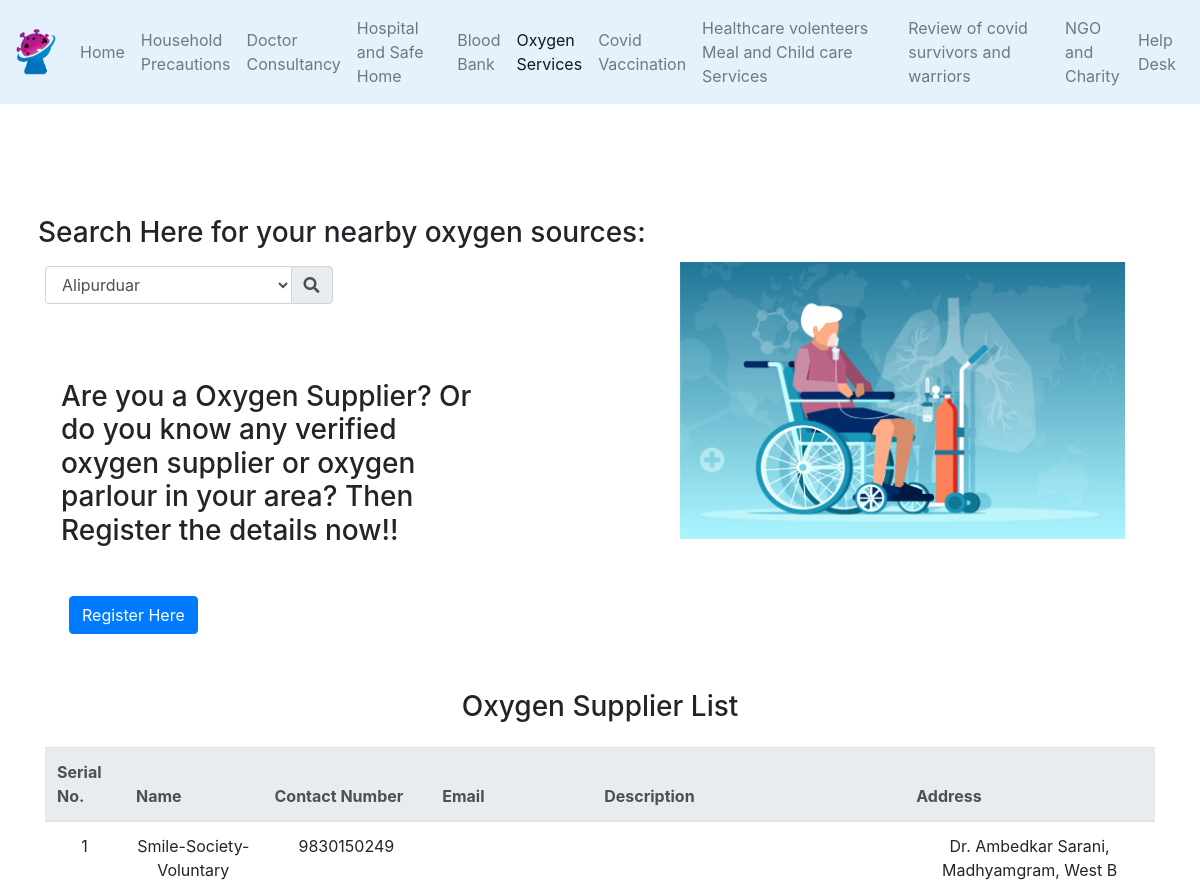
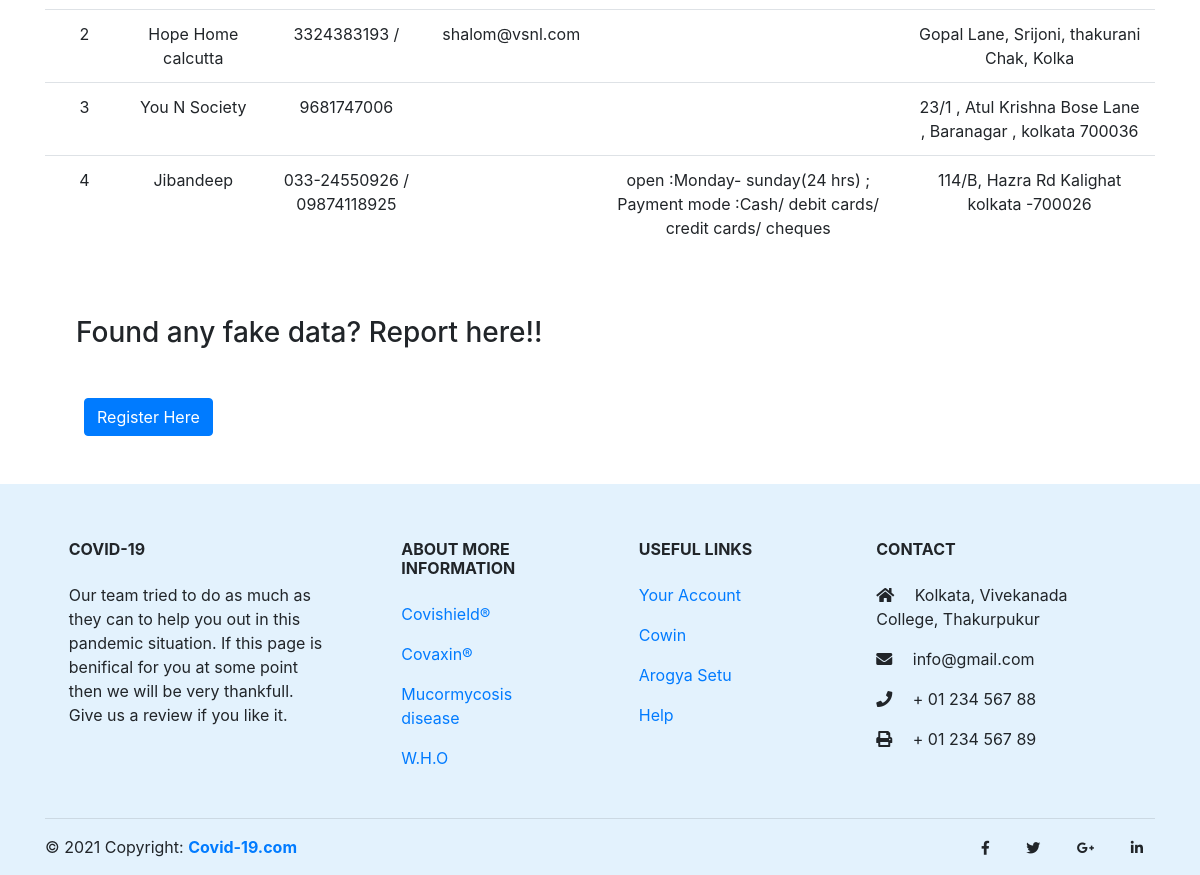
/frontend/oxygen.php, run on the app's committed database (2 pictures, top to bottom).
### tables this page shows
CREATE TABLE `service_providers` (
  `id` int(23) NOT NULL,
  `service_id` int(23) NOT NULL,
  `name` varchar(255) NOT NULL,
  `contact` varchar(255) NOT NULL,
  `email` varchar(255) NOT NULL,
  `description` varchar(255) NOT NULL,
  `district` varchar(23) NOT NULL,
  `address` varchar(255) NOT NULL
);

### frontend/oxygen.php (the view, shortened to what this page needs)
<?php
include("connection.php");?>
<!DOCTYPE html>
<html>
<head>
  <link rel="stylesheet" href="https://maxcdn.bootstrapcdn.com/bootstrap/4.0.0/css/bootstrap.min.css"
>
  <link rel="stylesheet" href="https://cdnjs.cloudflare.com/ajax/libs/font-awesome/5.15.3/css/brands.min.css"
 />
  <link rel="stylesheet" href="https://cdnjs.cloudflare.com/ajax/libs/font-awesome/5.15.3/css/all.min.css"
 />
  <link rel="stylesheet" href="css/styles.css">
</head>
<body>
  <header class="">
    <nav class="navbar navbar-light   navbar-expand-lg" style="background-color: #e3f2fd;">
      <a class="navbar-brand" href="index.html"><img class="logo w-100" src="./images/project_logo.png" /></a>
      <div class="collapse navbar-collapse" id="navbarSupportedContent">
        <ul class="navbar-nav mr-auto">
          <li class="nav-item">
            <a class="nav-link" aria-current="page" href="index.php">Home</a>
          </li>
          <li class="nav-item">
            <a class="nav-link" aria-current="page" href="household.html">Household Precautions</a>
          </li>
          <li class="nav-item">
            <a class="nav-link " aria-current="page" href="./Doctor/consult.php">Doctor Consultancy</a>
          </li>
          <li class="nav-item">
            <a class="nav-link " aria-current="page" href="./HospitalAndSafehome/src/hospital.php">Hospital and Safe Home</a>
          </li>
          <li class="nav-item">
            <a class="nav-link " aria-current="page" href="./BloodBank/blood_bank.php">Blood Bank</a>
          </li>
          <li class="nav-item">
            <a class="nav-link active" aria-current="page" href="oxygen.php">Oxygen Services</a>
          </li>
          <li class="nav-item">
            <a class="nav-link " aria-current="page" href="vaccination.html">Covid Vaccination</a>
          </li>
          <li class="nav-item">
            <a class="nav-link  " aria-current="page" href="meal and childcare.php">Healthcare volenteers Meal and
              Child
              care
              Services</a>
          </li>
          <li class="nav-item">
            <a class="nav-link " aria-current="page" href="./ReviewOfCovidSurvivorsAndWarriors/src/reviews.php">Review of covid survivors and warriors</a>
          </li>
          <li class="nav-item">
            <a class="nav-link " aria-current="page" href="ngo-charity.php">NGO and Charity</a>
          </li>
          <li class="nav-item">
            <a class="nav-link " aria-current="page" href="help.php">Help Desk</a>
          </li>
        </ul>
      </div>
    </nav>
  </header>
  <div class="container  pt-2">
    <div class="row mt-5">
      <div class="col-12 col-md-7 row">
        <div class="h3 mt-5 p-2 ">
          Search Here for your nearby oxygen sources:</div>
        <div class="col-md-6 mb-4">
          <div class="input-group md-form form-sm form-2 pl-0">
          <select class="form-control">
              <option value="Alipurduar">Alipurduar</option>
              </select>
              <div class="input-group-append">
              <span class="input-group-text amber lighten-3" id="basic-text1"><i class="fas fa-search text-grey"
                  aria-hidden="true"></i></span>
            </div>
          </div>
        </div>
        <div class="h3 col-12 col-md-9 mt-1">
          <div class="h3 mt-5 mb-5 ml-3">Are you a Oxygen Supplier? Or do you know any verified oxygen supplier or
            oxygen parlour in your area? Then Register the details now!!</div>
          <button type="button" class="btn btn-primary ml-4" data-bs-toggle="modal" data-bs-target="#oxygenModal">
            Register Here
          </button>
        </div>
      </div>
      <div class="col-12 col-md-5 d-flex justify-content-center align-items-center">
        <img src="./images/oxy1.jpg" class="w-100">
      </div>
    </div>
    <div class="container  mt-5">
      <div class="row" style="text-align: center; align-items: center; justify-content: center;">
        <h3>Oxygen Supplier List</h3>
      </div>
      <div class="row mt-3 mytable">
        <table class="table">
          <thead class="thead-light">
            <tr>
              <th scope="col">Serial No.</th>
                    <th scope="col">Name</th>
                    <th scope="col">Contact Number</th>
                    <th scope="col">Email</th>
                    <th scope="col">Description</th>
                     <th scope="col">Address</th>
            </tr>
          </thead>
          <tbody>
           <?php
    $sql = "SELECT * FROM `service_providers` WHERE `service_id`=1";
    $result = mysqli_query($link,$sql);
    if(mysqli_num_rows($result) > 0)
    {
      $count=1;
      while($row = mysqli_fetch_assoc($result))
      {
        echo "<tr>";
       echo "<td align = 'center'>".$count."</td>";
        echo "<td align = 'center'>".$row["name"]."</td>";
        echo "<td align = 'center'>".$row["contact"]."</td>";
        echo "<td align = 'center'>".$row["email"]."</td>";
        echo "<td align = 'center'>".$row["description"]."</td>";
        echo "<td align = 'center'>".$row["address"]."</td>";
        echo "</tr>";
        $count++;
      }
    }
     ?>
          </tbody>
        </table>
      </div>
    </div>
    <div class="container">
      <div class="h3 mt-5 mb-5 ml-3">Found any fake data? Report here!! </div>
      <a href="help.php #fake"><button class="btn btn-primary ml-4 mb-5">Register Here</button></a>
    </div>
  </div>
  <footer class="page-footer font-small mdb-color pt-4" style="background-color: #e3f2fd;">
    <div class="container text-center text-md-left">
      <div class="row text-center text-md-left mt-3 pb-3">
        <div class="col-md-3 col-lg-3 col-xl-3 mx-auto mt-3">
          <h6 class="text-uppercase mb-4 font-weight-bold">Covid-19</h6>
          <p>Our team tried to do as much as they can to help you out in this pandemic situation. If this page
            is
            benifical for you at some point then we will be very thankfull. Give us a review if you like it.
          </p>
        </div>
        <div class="col-md-2 col-lg-2 col-xl-2 mx-auto mt-3">
          <h6 class="text-uppercase mb-4 font-weight-bold">About More information</h6>
          <p>
            <a href="#!">Covishield®</a>
          </p>
          <p>
            <a href="#!">Covaxin®</a>
          </p>
          <p>
            <a href="#!">Mucormycosis disease</a>
          </p>
          <p>
            <a href="#!">W.H.O</a>
          </p>
        </div>
        <div class="col-md-3 col-lg-2 col-xl-2 mx-auto mt-3">
          <h6 class="text-uppercase mb-4 font-weight-bold">Useful links</h6>
          <p>
            <a href="#!">Your Account</a>
          </p>
          <p>
            <a href="#!">Cowin</a>
          </p>
          <p>
            <a href="#!">Arogya Setu</a>
          </p>
          <p>
            <a href="#!">Help</a>
          </p>
        </div>
        <div class="col-md-4 col-lg-3 col-xl-3 mx-auto mt-3">
          <h6 class="text-uppercase mb-4 font-weight-bold">Contact</h6>
          <p>
            <i class="fas fa-home mr-3"></i> Kolkata, Vivekanada College, Thakurpukur
          </p>
          <p>
            <i class="fas fa-envelope mr-3"></i> info@gmail.com
          </p>
          <p>
            <i class="fas fa-phone mr-3"></i> + 01 234 567 88
          </p>
          <p>
            <i class="fas fa-print mr-3"></i> + 01 234 567 89
          </p>
        </div>
      </div>
      <hr>
      <div class="row d-flex align-items-center">
        <div class="col-md-7 col-lg-8">
          <p class="text-center text-md-left">© 2021 Copyright:
            <a href="https://mdbootstrap.com/">
              <strong> Covid-19.com</strong>
            </a>
          </p>
        </div>
        <div class="col-md-5 col-lg-4 ml-lg-0">
          <div class="text-center text-md-right">
            <ul class="list-unstyled list-inline">
              <li class="list-inline-item">
                <a class="btn-floating btn-sm rgba-white-slight mx-1">
                  <i class="fab fa-facebook-f"></i>
                </a>
              </li>
              <li class="list-inline-item">
                <a class="btn-floating btn-sm rgba-white-slight mx-1">
                  <i class="fab fa-twitter"></i>
                </a>
              </li>
              <li class="list-inline-item">
                <a class="btn-floating btn-sm rgba-white-slight mx-1">
                  <i class="fab fa-google-plus-g"></i>
                </a>
              </li>
              <li class="list-inline-item">
                <a class="btn-floating btn-sm rgba-white-slight mx-1">
                  <i class="fab fa-linkedin-in"></i>
                </a>
              </li>
            </ul>
          </div>
        </div>
      </div>
    </div>
  </footer>
</body>
</html>

### frontend/css/styles.css (style rules this page uses)
html { scroll-behavior: smooth; }
body { margin: 0; padding: 0; }
.navbar-brand { max-width: 40px; }
.nav-item { display: flex; align-items: center; justify-content: center; }
.mytable { overflow-x: scroll; }

### data on the page
service_providers: name "Smile-Society-Voluntary", contact "9830150249", address "Dr. Ambedkar Sarani, Madhyamgram, West B"
service_providers: name "Hope Home calcutta", contact "3324383193 /", email "shalom@vsnl.com", address "Gopal Lane, Srijoni, thakurani Chak, Kolka"
service_providers: name "You N Society", contact "9681747006", address "23/1 , Atul Krishna Bose Lane , Baranagar , kolkata 700036"
service_providers: name "Jibandeep", contact "033-24550926 / 09874118925", description "open :Monday- sunday(24 hrs) ; Payment mode :Cash/ debit cards/ credit cards/ cheques", address "114/B, Hazra Rd Kalighat kolkata -700026"
